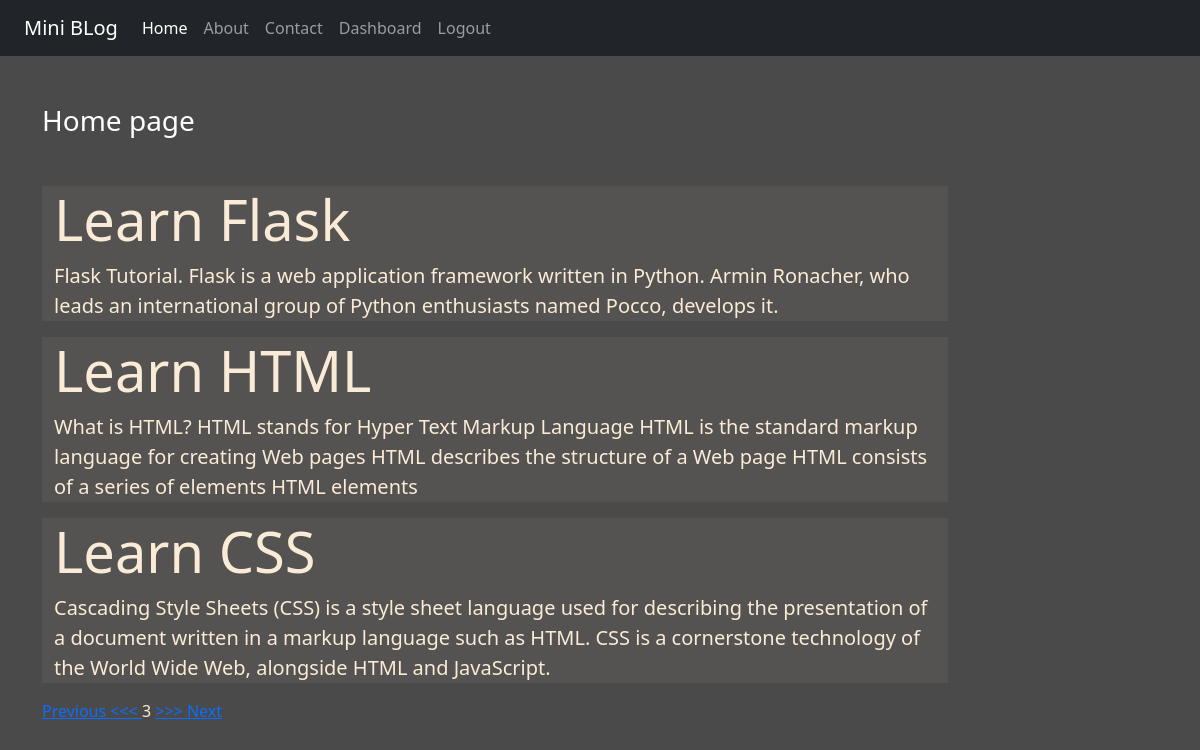
/?page=3 (signed in), run on the app's committed database.
### blog/models.py (models this page shows)
class Post(models.Model):
    title = models.CharField(max_length=100)
    desc = models.TextField()

### blog/views.py (the view)
# urls.py: 2. Add a URL to urlpatterns:  path('', views.home, name='home')
def home(request):
    posts = Post.objects.all().order_by('id')
    paginator = Paginator(posts, 3)
    page_number = request.GET.get('page')
    page_obj = paginator.get_page(page_number)
    return render(request,'blog/home.html',{'page_obj':page_obj})

### blog/templates/blog/home.html
{% extends 'blog/base.html' %}
{% load static %}
{% block content %}
<div class="col-sm-10">
    <h3 class="text-white my-5">Home page</h3>
     {% for post in page_obj %}
        <div class="jumbotron jumbotron-fluid jumbo-color">
            <div class="container">
             <h1 class="display-4 font-weight-bold">{{post.title}}</h1>
              <p class="lead">{{post.desc}}</p>
            </div>
        </div>
     {% endfor %}
</div>
<span>
    {% if page_obj.has_previous %}
     <a href="?page={{page_obj.previous_page_number}}"> Previous <<< </a>
    {% endif %}
     <span>{{ page_obj.number }}</span>
    {% if page_obj.has_next %}
     <a href="?page={{page_obj.next_page_number}}"> >>> Next </a>
    {% endif %}
</span>
{% endblock content %}

### blog/static/blog/css/style.css (style rules this page uses)
body { background-color: rgb(75,74,74); color: antiquewhite; }
.jumbo-color { background-color: rgb(85,83,81); }

### data on the page
Post: title "Learn Flask", desc "Flask Tutorial. Flask is a web application framework written in Python. Armin Ronacher, who leads an international group of Python enthusiasts named Pocco, develops it."
Post: title "Learn HTML", desc "What is HTML? HTML stands for Hyper Text Markup Language HTML is the standard markup language for creating Web pages HTML describes the structure of a Web page HTML consists of a series of elements HTML elements"
Post: title "Learn CSS", desc "Cascading Style Sheets (CSS) is a style sheet language used for describing the presentation of a document written in a markup language such as HTML. CSS is a cornerstone technology of the World Wide Web, alongside HTML and JavaScript."

### other printed values
{{ page_obj.number }} "3"
